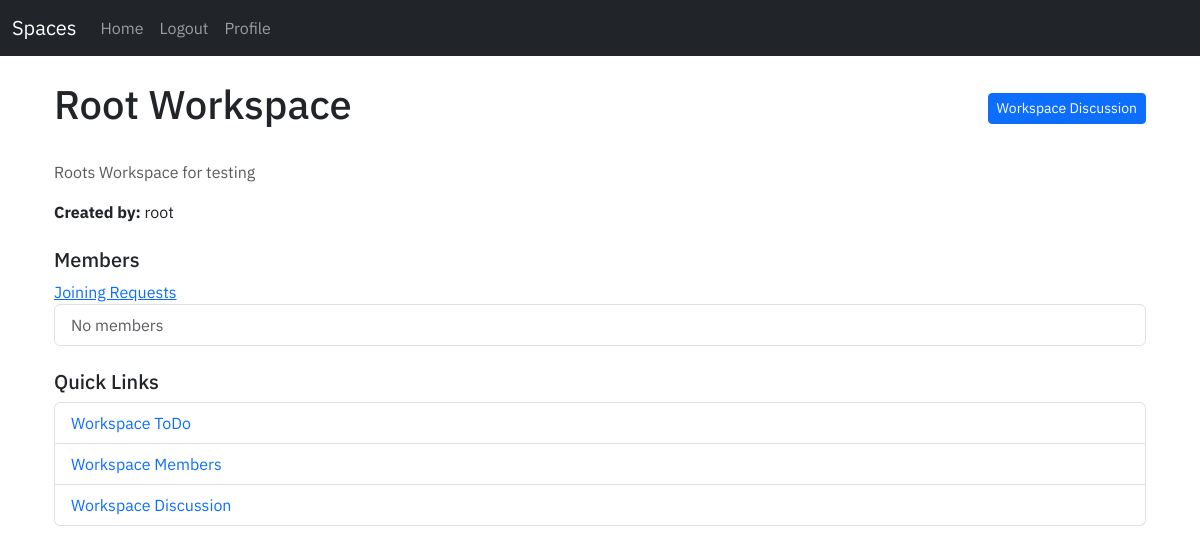
Screenshot of /workspace/2 (signed in) with the database file from the repository.
### workspace/models.py (models this page shows, shortened)
class Workspace(models.Model):
    name = models.CharField(max_length=255)
    description = models.TextField(blank=True, null=True)
    creator = models.ForeignKey(User, on_delete=models.CASCADE, related_name='created_workspaces')
    members = models.ManyToManyField(User, related_name='workspaces')
    created_at = models.DateTimeField(auto_now_add=True)

### workspace/views.py (the view)
# urls.py: path('<int:workspace_id>', views.workspace_view, name='workspace'),
def workspace_view(request, workspace_id):
    workspace = get_object_or_404(Workspace, id=workspace_id)
    user = request.user
    if user in workspace.members.all() or workspace.creator == user:
        context = {
            'workspace': workspace,
        }
        return render(request, 'workspace/workspace.html', context=context)
    else:
        return HttpResponseForbidden("You are not authorized to view this workspace.")

### workspace/templates/workspace/workspace.html
{% extends 'user/base.html' %}
{% block content %}
<div class="container mt-4">
    <div class="d-flex justify-content-between align-items-center mb-4">
        <h1>{{ workspace.name }}</h1>
        <a href="{% url 'workspace-discussion-index' workspace.id %}" class="btn btn-primary btn-sm">Workspace Discussion</a>
    </div>
    <p class="text-muted">{{ workspace.description|default:"No description available." }}</p>
    <p><strong>Created by:</strong> {{ workspace.creator.username }}</p>
    <div class="mt-4">
        <h5>Members</h5>
        <a href="{% url 'joining-requests' workspace.id %}">Joining Requests</a>
        <ul class="list-group">
            {% for member in workspace.members.all %}
                <li class="list-group-item">{{ member.username }}</li>
            {% empty %}
                <li class="list-group-item text-muted">No members</li>
            {% endfor %}
        </ul>
    </div>
    <div class="mt-4">
        <h5>Quick Links</h5>
        <ul class="list-group">
            <li class="list-group-item">
                <a href="" class="text-decoration-none">Workspace ToDo</a>
            </li>
            <li class="list-group-item">
                <a href="" class="text-decoration-none">Workspace Members</a>
            </li>
            <li class="list-group-item">
                <a href="" class="text-decoration-none">Workspace Discussion</a>
            </li>
        </ul>
    </div>
</div>
{% endblock %}

### user/static/user/style.css (style rules this page uses)
* { font-family: 'IBM Plex Sans', serif; }

### rows the page displays
Workspace: name "Root Workspace", description "Roots Workspace for testing", creator.username "root"
